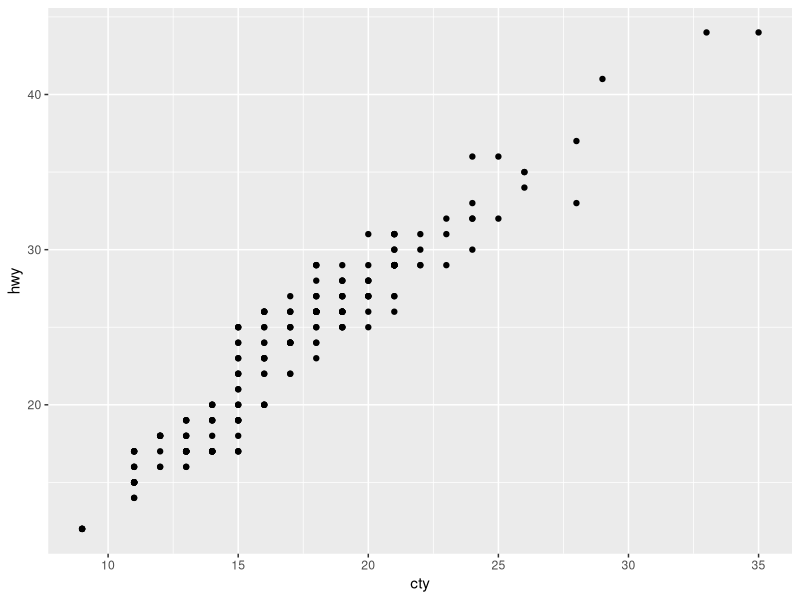
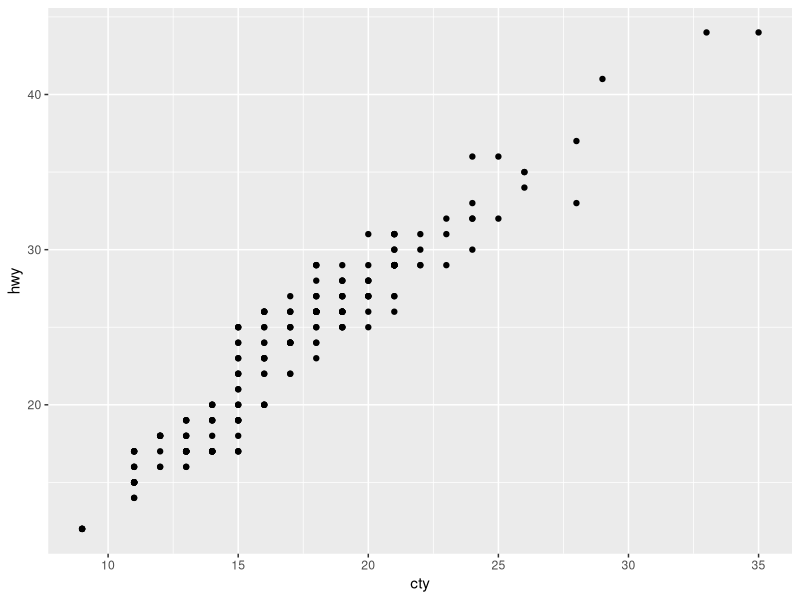

Here is the R script that generated these plots, in order:
## ---- chunk 1
knitr::opts_chunk$set(echo = TRUE)
## ---- chunk 2
Sys.time()
## ---- chunk 3
x <- 1
## ---- chunk 4
x
## ---- chunk 5
y <- "Hallo"
y
## ---- chunk 6
x <- 2
## ---- chunk 7
?table
## ---- chunk 8
class("abc")
## ---- chunk 9
class(1L)
## ---- chunk 10
class(1)
## ---- chunk 11
class(TRUE)
## ---- chunk 12
as.numeric(TRUE)
as.numeric(FALSE)
## ---- chunk 13
as.character(TRUE)
as.character(FALSE)
## ---- chunk 14
as.character(1)
as.character(15)
## ---- chunk 15
as.logical(1)
as.logical(0)
as.logical(-15)
## ---- chunk 16
as.numeric("1")
as.numeric("1a")
as.numeric("abc")
## ---- chunk 17
as.logical("TRUE")
as.logical("TURE")
as.logical("1")
## ---- chunk 18
x <- 2
x
## ---- chunk 19
x <- 4:38     # Vektor `x` beinhaltet Zahlen 4 bis 38
x
## ---- chunk 20
x <- c(1, 2, 3)
class(x)

x <- c("a", "b", "c")
class(x)

x <- c(TRUE, FALSE, TRUE, TRUE, FALSE)
class(x)
## ---- chunk 21
x <- c(1, "a")
class(x)

x <- c(1, TRUE)
class(x)

x <- c("a", TRUE)
class(x)
## ---- chunk 22
x <- c("a", "b", "c", "d", "e", "f", "g", "h")
x[3]          # Auswählen des dritten Elements
x[4:7]        # Auswählen des vierten bis siebten Elements
## ---- chunk 23
x[c(2, 5)]    # Auswählen des zweiten und des fünften Elements
x[c(5, 5, 5)] # dreimal das fünfte Element auswählen
## ---- chunk 24
x[-5]         # jedes Element außer des fünften auswählen
x[-c(2, 6)]   # jedes Element außer des zweiten und des sechsten auswählen
## ---- chunk 25
x[c(TRUE, FALSE, FALSE, TRUE, TRUE, TRUE, FALSE, TRUE)]
## ---- chunk 26
namen <- c("Helena", "Philipp", "Jakob", "Julia", "Christoph", "Johannes", "Nicole", "Kerstin")
namen == "Christoph"
## ---- chunk 27
jahre <- c(2013, 2005, 1995, 2017, 2021, 1989, 2010, 2018)
jahre == 2010 # Welche Elemente sind gleich dem (sind das) Jahr 2010?
jahre < 2010  # Welche Elemente sind kleiner (älter) als das Jahr 2010?
jahre >= 2010 # Welche Elemente sind größer/gleich dem (jünger als oder das) Jahr 2010?
jahre != 2010 # Welche Elemente sind ungleich dem (nicht das) Jahr 2010? 
## ---- chunk 28
auswahl <- jahre >= 2010
jahre[auswahl]
## ---- chunk 29
jahre[jahre >= 2010]
## ---- chunk 30
namen[namen == "Helena" | namen == "Nicole"]
namen[namen == "Helena" & namen == "Nicole"]
namen[namen != "Helena" | namen != "Nicole"]
namen[namen != "Helena" & namen != "Nicole"]
## ---- chunk 31
andere <- namen[namen != "Helena" & namen != "Nicole"]
andere
## ---- chunk 32
x <- 2
x + x

4 - x

y <- 3
x * y

y / 2

x^3
## ---- chunk 33
sum(x, y)     # Summe von x und y
sqrt(x)       # Quadratwurzel von x
mean(c(x, y))    # arithmetisches Mittel von x und y (Beachte die Verwendung von `c()`)
median(c(x, y))  # Median von x und y
## ---- chunk 34
?summary
## ---- chunk 35
summary(object = jahre)   # jetzt funktioniert es
## ---- chunk 36
summary(jahre)
## ---- chunk 37
library(ggplot2)
## ---- chunk 38
qplot(x = cty, y = hwy, data = mpg)
## ---- chunk 39
qplot(cty, hwy, data = mpg)
